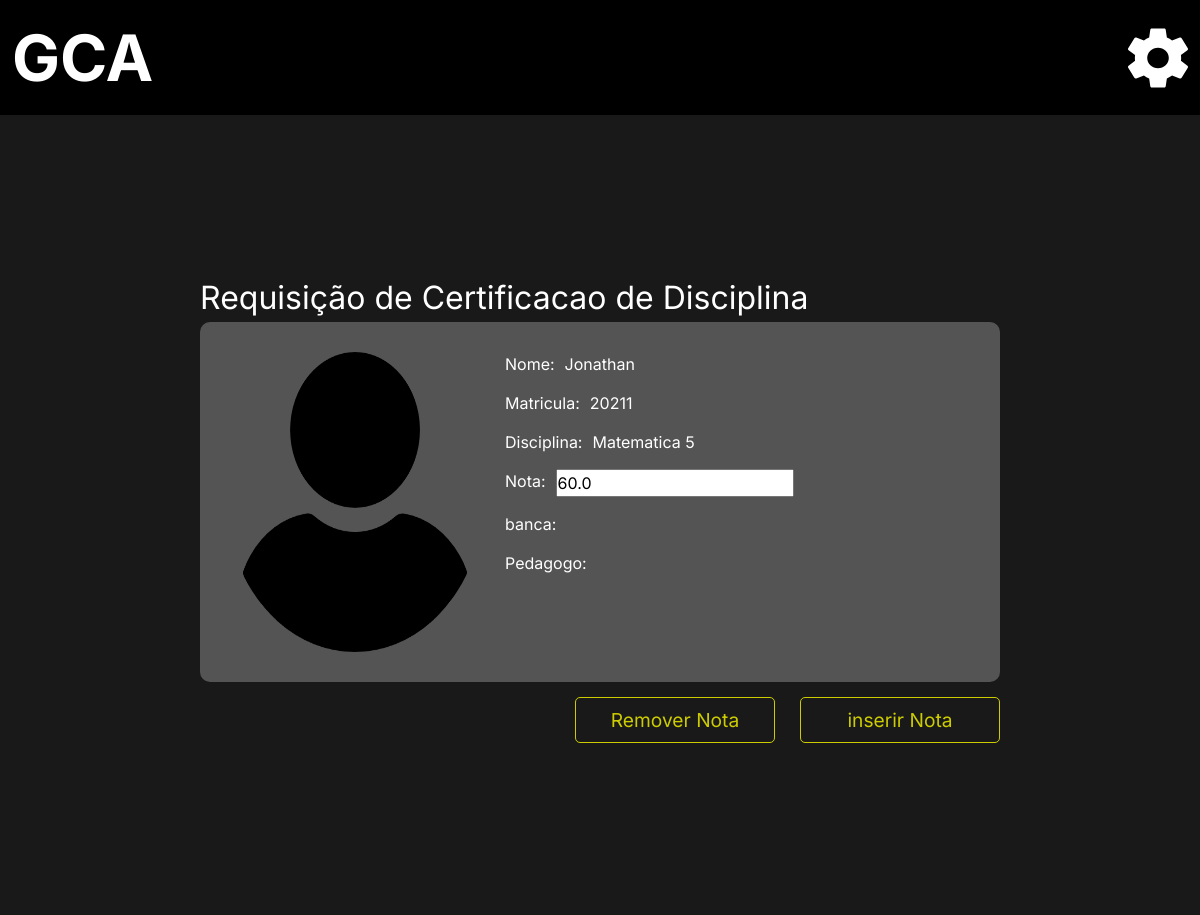
Page /Coordenador/lista_certificacao/10 (signed in) on the committed database.
### Aluno/models.py (models this page shows, shortened)
class Certificação_de_conhecimento (models.Model):
    STATUS = (
        ("aprovado", "Aprovado"),
        ("reprovado", "Reprovado"),
        ("aguardo", "Aguardo")
    )
    disciplina =  models.ForeignKey('administrador.Disciplina', on_delete=models.CASCADE)
    status_requisição = models.CharField(("Status"), choices=STATUS, blank=False, null=False, max_length=20,  default='reprovado')
    nota = models.FloatField(("Nota"), blank=True, null=True, default=0)
    requisitor =  models.ForeignKey(User, verbose_name=("Requisitor"), on_delete=models.CASCADE, blank=False, null=False)
    verbose_name = 'Certificação de conhecimento'
    verbose_name_plural = 'Certificações de conhecimento'
    class Meta:
      db_table = 'Aluno_certificação_de_conhecimento'
      unique_together = (('requisitor', 'disciplina'),)

### Users/models.py (models this page shows)
class CustomUser(AbstractUser):
    image = models.ImageField(upload_to='Media', blank=True, null=False, default='Media/no_image_dafaut.jpg')
    matricula = models.CharField("Matricula", max_length=150, unique=True)
    username = models.CharField(("Nome"), max_length=50, unique=False, primary_key=None)
    email = models.EmailField("E-mail", unique=True)
    cpf = models.CharField("CPF", max_length=14, unique=True)
    phone = models.CharField("Telefone", max_length=15, blank=True, null=True)
    data_de_nascimento = models.DateField('Data de Nascimento', blank=True, null=True)
    primeiro_login = models.BooleanField(default=True)
    curso_relacao = models.ForeignKey("administrador.Curso", verbose_name=("Curso"), blank=True, null=True,on_delete=models.SET_NULL)
    disciplina_relacao = models.ManyToManyField("administrador.Disciplina", verbose_name=("Disciplina"), blank=True)
    disciplina_concluidas = models.ManyToManyField("administrador.Disciplina", related_name='Disciplina_cluidas', verbose_name=("Disciplina Concluidas"), blank=True)
    is_staff = models.BooleanField('Membro da equipe', default=True)
    USERNAME_FIELD = 'matricula'
    REQUIRED_FIELDS = ['username' , 'email' ,'cpf', 'phone']
    def __str__(self):
        return self.username
    objects = UserManager()

### administrador/models.py (models this page shows)
class Disciplina (models.Model):
    OPTATIVA = (
        ("S", "Sim"),
        ("N", "Não"),
    )
    STATUS = (
        ("Cursando", "Cursando"),
        ("Aprovado", "Aprovado"),
        ("Espera", "Espera")
    )
    nome = models.CharField(("Nome da Disciplina"), max_length=150, null=False)
    perido = models.IntegerField(("Periodo da disciplina"))
    carga_horaria = models.IntegerField(("Carga Horaria"))
    optativa = models.CharField(("Opitativa"), choices=OPTATIVA, blank=False, null=False,max_length=20)
    dependencia = models.ManyToManyField("self", verbose_name=("Dependencias"), blank=True, default='Sem Dependencia')
    aberto = models.BooleanField(("Aberto"), default='False')
    status = models.CharField('Status', choices=STATUS, max_length=20, default="Cursando")
    data_final = models.DateField(("Data Final"), blank=True, null=True,auto_now=False, auto_now_add=False)
    pedagogo = models.ForeignKey (User, verbose_name=("pedagogo"), on_delete=models.CASCADE, related_name='pedagogo', blank=True, null=True)
    banca_de_professores = models.ManyToManyField(User, verbose_name=("Banca de professores"), related_name='professores', blank=True, null=True)
    verbose_name = 'Disciplina'
    verbose_name_plural = 'Disciplinas'
    def __str__(self):
        return self.nome +' '+ str(self.perido)

### coordenador/views.py (the view, shortened to what this page needs)
# urls.py: path('lista_certificacao/<int:certificacao_id>', certificacao, name='certificacao'),
@login_required(login_url='/user/login/')
def certificacao (request, certificacao_id):
    certificacao = Certificação_de_conhecimento.objects.get(id=certificacao_id)
    form = Form_certificação_de_conhecimento(request.POST or None, instance = certificacao)
    requisitor = certificacao.requisitor
    print(requisitor)
    return render(request, 'certificacao.html' , {'certificacao': certificacao,
                                                    'form' : form})

### Aluno/form.py
class Form_certificação_de_conhecimento (ModelForm):
    erro_css_class = 'erro-field'
    required_css_class= 'disciplina-fields'
    class Meta:
        model = Certificação_de_conhecimento
        fields = 'disciplina','status_requisição','nota','requisitor'

### coordenador/templates/certificacao.html (shortened to what this page needs)
{% extends 'base.html' %}
{% load static %}
{% block import_title_css %}
<link rel="stylesheet" href="{% static 'css/certificacao.css' %}">
{% endblock %}
{% block main %}
<div class="main">
    <form class="teste" method="post" action="{% url 'certificacao' certificacao.id %}">
        <div class="dados">
            <p class="titulo text_color_white">
                Requisição de Certificacao de Disciplina
            </p>
            <div class="content">
                <img class="img_user" src="{{ certificacao.requisitor.image.url }}" width="200px" height="200px" alt="">
                <div class="text_data text_color_white">
                    <div class="text_content">
                        <p>Nome:</p>
                        <p>{{certificacao.requisitor}}</p>
                    </div>
                    <div class="text_content">
                        <p>Matricula:</p>
                        <p>{{certificacao.requisitor.matricula}}</p>
                    </div>
                    <div class="text_content">
                        <p>Disciplina:</p>
                        <p>{{certificacao.disciplina}}</p>
                    </div>
                    <div class="text_content">
                        <p>Nota:</p>
                        <div>{{form.nota}}</div>
                    </div>
                    <div class="text_content">
                        <p>banca:</p>
                    </div>
                    <div class="text_content">
                        <p>Pedagogo:</p>
                    </div>
                </div>
            </div>
                <select name="status_requisição"  onchange="this.form.submit()" id="id_status_requisição" multiple>
                    <option class="reprovar" value="reprovado">Remover Nota</option>
                    <option class="aprovar"  value="aprovado">inserir Nota</option>
                </select>
        </div>
    </form>
</div>
{% endblock %}

### static/css/base.css (style rules this page uses)
* { margin: 0%; padding: 0%; border: 0%; font-family: inter; text-decoration: none; }

### static/css/modal_menu.css (style rules this page uses)
p { margin-bottom: 0px !important; }

### coordenador/static/css/certificacao.css (style rules this page uses)
body { background-color: #191919; }
.main { position: relative; background-color: #191919; min-height: 100vh; max-height: max-content; border: none; display: flex; justify-content: center; align-items: center; }
.titulo { font-size: 32px; }
.text_color_white { color: white; }
.content { display: flex; width: 800px; background-color: #545454; padding: 30px; border-radius: 10px; gap: 25px; }
.img_user { width: 250px; height: 300px; border-radius: 10px; }
.text_data { display: flex; flex-direction: column; gap: 15px; }
.text_content { display: flex; gap: 10px; }
#id_status_requisição { height: 60px; border: none; overflow: hidden; background-color: #191919; margin-top: 15px; margin-left: auto; }
#id_status_requisição .aprovar, #id_status_requisição .reprovar { width: 200px; font-size: 1.2em; padding: 10px 0; text-align: center; margin-right: 20px; display: inline-block; cursor: pointer; border:rgb(204, 204, 0) solid 1px; border-radius: 5px; color: rgb(204, 204, 0); margin: auto; padding: auto; background-color: #191919; }
#id_status_requisição .aprovar { margin-left: 25px; }
.dados { display: flex; flex-direction: column; justify-content: flex-end; }

### rows in the picture
Certificação_de_conhecimento: requisitor.image (picture), requisitor "Jonathan", requisitor.matricula "20211", disciplina "Matematica 5", nota "60.0"
